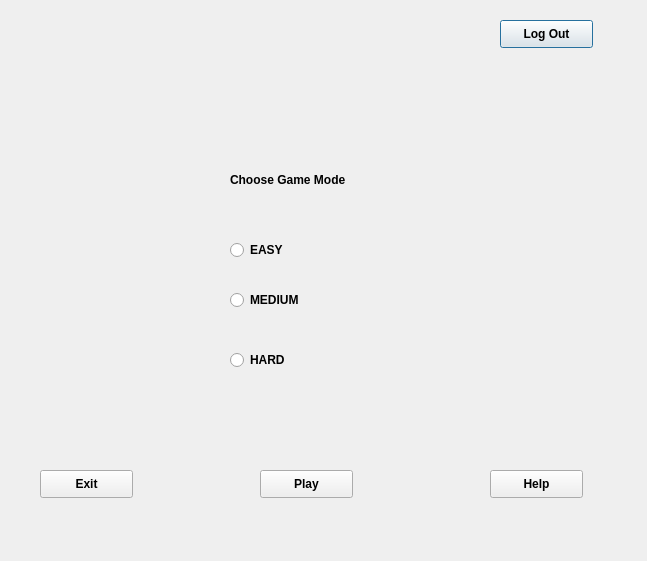
<?xml version="1.0" encoding="UTF-8"?>
<ui version="4.0">
 <class>difficultyLevel</class>
 <widget class="QDialog" name="difficultyLevel">
  <property name="geometry">
   <rect>
    <x>0</x>
    <y>0</y>
    <width>647</width>
    <height>561</height>
   </rect>
  </property>
  <property name="windowTitle">
   <string>Dialog</string>
  </property>
  <widget class="QPushButton" name="logOutButton">
   <property name="geometry">
    <rect>
     <x>500</x>
     <y>20</y>
     <width>93</width>
     <height>28</height>
    </rect>
   </property>
   <property name="font">
    <font>
     <weight>75</weight>
     <bold>true</bold>
    </font>
   </property>
   <property name="text">
    <string>Log Out</string>
   </property>
  </widget>
  <widget class="QLabel" name="gameModeLabel">
   <property name="geometry">
    <rect>
     <x>230</x>
     <y>170</y>
     <width>191</width>
     <height>20</height>
    </rect>
   </property>
   <property name="font">
    <font>
     <weight>75</weight>
     <bold>true</bold>
    </font>
   </property>
   <property name="text">
    <string>Choose Game Mode</string>
   </property>
  </widget>
  <widget class="QRadioButton" name="easyButton">
   <property name="geometry">
    <rect>
     <x>230</x>
     <y>240</y>
     <width>95</width>
     <height>20</height>
    </rect>
   </property>
   <property name="font">
    <font>
     <weight>75</weight>
     <bold>true</bold>
    </font>
   </property>
   <property name="accessibleName">
    <string>easyButton</string>
   </property>
   <property name="text">
    <string>EASY</string>
   </property>
   <property name="checkable">
    <bool>true</bool>
   </property>
   <property name="checked">
    <bool>false</bool>
   </property>
  </widget>
  <widget class="QRadioButton" name="mediumButton">
   <property name="geometry">
    <rect>
     <x>230</x>
     <y>290</y>
     <width>95</width>
     <height>20</height>
    </rect>
   </property>
   <property name="font">
    <font>
     <weight>75</weight>
     <bold>true</bold>
    </font>
   </property>
   <property name="text">
    <string>MEDIUM</string>
   </property>
  </widget>
  <widget class="QRadioButton" name="hardButton">
   <property name="geometry">
    <rect>
     <x>230</x>
     <y>350</y>
     <width>95</width>
     <height>20</height>
    </rect>
   </property>
   <property name="font">
    <font>
     <weight>75</weight>
     <bold>true</bold>
    </font>
   </property>
   <property name="text">
    <string>HARD</string>
   </property>
  </widget>
  <widget class="QPushButton" name="exitButton">
   <property name="geometry">
    <rect>
     <x>40</x>
     <y>470</y>
     <width>93</width>
     <height>28</height>
    </rect>
   </property>
   <property name="font">
    <font>
     <weight>75</weight>
     <bold>true</bold>
    </font>
   </property>
   <property name="text">
    <string>Exit</string>
   </property>
  </widget>
  <widget class="QPushButton" name="playGameButton">
   <property name="geometry">
    <rect>
     <x>260</x>
     <y>470</y>
     <width>93</width>
     <height>28</height>
    </rect>
   </property>
   <property name="font">
    <font>
     <weight>75</weight>
     <bold>true</bold>
    </font>
   </property>
   <property name="text">
    <string>Play</string>
   </property>
  </widget>
  <widget class="QPushButton" name="difficultyHelpButton">
   <property name="geometry">
    <rect>
     <x>490</x>
     <y>470</y>
     <width>93</width>
     <height>28</height>
    </rect>
   </property>
   <property name="font">
    <font>
     <weight>75</weight>
     <bold>true</bold>
    </font>
   </property>
   <property name="text">
    <string>Help</string>
   </property>
  </widget>
 </widget>
 <resources/>
 <connections/>
</ui>
